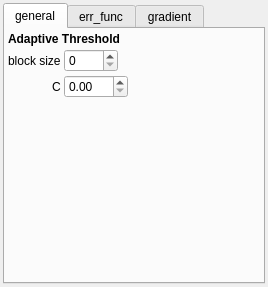
<?xml version="1.0" encoding="UTF-8"?>
<ui version="4.0">
 <class>GridfitterParamsWidget</class>
 <widget class="QWidget" name="GridfitterParamsWidget">
  <property name="geometry">
   <rect>
    <x>0</x>
    <y>0</y>
    <width>268</width>
    <height>287</height>
   </rect>
  </property>
  <property name="sizePolicy">
   <sizepolicy hsizetype="Preferred" vsizetype="Preferred">
    <horstretch>0</horstretch>
    <verstretch>0</verstretch>
   </sizepolicy>
  </property>
  <property name="minimumSize">
   <size>
    <width>0</width>
    <height>0</height>
   </size>
  </property>
  <property name="windowTitle">
   <string>Form</string>
  </property>
  <layout class="QVBoxLayout" name="verticalLayout_3">
   <property name="spacing">
    <number>3</number>
   </property>
   <property name="leftMargin">
    <number>3</number>
   </property>
   <property name="topMargin">
    <number>3</number>
   </property>
   <property name="rightMargin">
    <number>3</number>
   </property>
   <property name="bottomMargin">
    <number>3</number>
   </property>
   <item>
    <widget class="QTabWidget" name="tabWidget">
     <property name="enabled">
      <bool>true</bool>
     </property>
     <property name="sizePolicy">
      <sizepolicy hsizetype="Preferred" vsizetype="Preferred">
       <horstretch>0</horstretch>
       <verstretch>0</verstretch>
      </sizepolicy>
     </property>
     <property name="currentIndex">
      <number>0</number>
     </property>
     <property name="usesScrollButtons">
      <bool>true</bool>
     </property>
     <widget class="QWidget" name="tab_2">
      <attribute name="title">
       <string>general</string>
      </attribute>
      <layout class="QFormLayout" name="formLayout">
       <property name="fieldGrowthPolicy">
        <enum>QFormLayout::FieldsStayAtSizeHint</enum>
       </property>
       <property name="labelAlignment">
        <set>Qt::AlignRight|Qt::AlignTrailing|Qt::AlignVCenter</set>
       </property>
       <property name="formAlignment">
        <set>Qt::AlignRight|Qt::AlignTop|Qt::AlignTrailing</set>
       </property>
       <property name="horizontalSpacing">
        <number>3</number>
       </property>
       <property name="verticalSpacing">
        <number>3</number>
       </property>
       <property name="leftMargin">
        <number>3</number>
       </property>
       <property name="topMargin">
        <number>3</number>
       </property>
       <property name="rightMargin">
        <number>3</number>
       </property>
       <property name="bottomMargin">
        <number>3</number>
       </property>
       <item row="0" column="0" colspan="2">
        <widget class="QLabel" name="label_5">
         <property name="font">
          <font>
           <weight>75</weight>
           <bold>true</bold>
          </font>
         </property>
         <property name="text">
          <string>Adaptive Threshold</string>
         </property>
        </widget>
       </item>
       <item row="1" column="0">
        <widget class="QLabel" name="label_4">
         <property name="text">
          <string>block size</string>
         </property>
        </widget>
       </item>
       <item row="1" column="1">
        <widget class="QSpinBox" name="adaptive_block_size">
         <property name="maximum">
          <number>1000</number>
         </property>
        </widget>
       </item>
       <item row="2" column="0">
        <widget class="QLabel" name="label_3">
         <property name="text">
          <string>C</string>
         </property>
        </widget>
       </item>
       <item row="2" column="1">
        <widget class="QDoubleSpinBox" name="adaptive_c">
         <property name="maximum">
          <double>100.000000000000000</double>
         </property>
        </widget>
       </item>
      </layout>
     </widget>
     <widget class="QWidget" name="tab">
      <attribute name="title">
       <string>err_func</string>
      </attribute>
      <layout class="QFormLayout" name="formLayout_2">
       <property name="horizontalSpacing">
        <number>3</number>
       </property>
       <property name="verticalSpacing">
        <number>3</number>
       </property>
       <property name="leftMargin">
        <number>3</number>
       </property>
       <property name="topMargin">
        <number>3</number>
       </property>
       <property name="rightMargin">
        <number>3</number>
       </property>
       <property name="bottomMargin">
        <number>3</number>
       </property>
       <item row="0" column="0">
        <widget class="QLabel" name="label_7">
         <property name="text">
          <string>alpha inner</string>
         </property>
        </widget>
       </item>
       <item row="0" column="1">
        <widget class="QDoubleSpinBox" name="err_func_alpha_inner">
         <property name="decimals">
          <number>1</number>
         </property>
         <property name="maximum">
          <double>100.000000000000000</double>
         </property>
        </widget>
       </item>
       <item row="1" column="0">
        <widget class="QLabel" name="label_2">
         <property name="text">
          <string>alpha outer</string>
         </property>
        </widget>
       </item>
       <item row="1" column="1">
        <widget class="QDoubleSpinBox" name="err_func_alpha_outer">
         <property name="decimals">
          <number>1</number>
         </property>
         <property name="maximum">
          <double>100.000000000000000</double>
         </property>
        </widget>
       </item>
       <item row="2" column="0">
        <widget class="QLabel" name="label">
         <property name="text">
          <string>alpha variance</string>
         </property>
        </widget>
       </item>
       <item row="2" column="1">
        <widget class="QDoubleSpinBox" name="err_func_alpha_variance">
         <property name="decimals">
          <number>1</number>
         </property>
         <property name="maximum">
          <double>100.000000000000000</double>
         </property>
        </widget>
       </item>
       <item row="3" column="0">
        <widget class="QLabel" name="label_15">
         <property name="text">
          <string>alpha inner edge</string>
         </property>
        </widget>
       </item>
       <item row="3" column="1">
        <widget class="QDoubleSpinBox" name="err_func_alpha_inner_edge">
         <property name="decimals">
          <number>1</number>
         </property>
         <property name="maximum">
          <double>100.000000000000000</double>
         </property>
        </widget>
       </item>
       <item row="4" column="0">
        <widget class="QLabel" name="label_16">
         <property name="text">
          <string>alpha outer edge</string>
         </property>
        </widget>
       </item>
       <item row="4" column="1">
        <widget class="QDoubleSpinBox" name="err_func_alpha_outer_edge">
         <property name="decimals">
          <number>1</number>
         </property>
         <property name="maximum">
          <double>100.000000000000000</double>
         </property>
        </widget>
       </item>
      </layout>
     </widget>
     <widget class="QWidget" name="tab_3">
      <attribute name="title">
       <string>gradient</string>
      </attribute>
      <layout class="QFormLayout" name="formLayout_3">
       <property name="horizontalSpacing">
        <number>3</number>
       </property>
       <property name="verticalSpacing">
        <number>3</number>
       </property>
       <property name="leftMargin">
        <number>3</number>
       </property>
       <property name="topMargin">
        <number>3</number>
       </property>
       <property name="rightMargin">
        <number>3</number>
       </property>
       <property name="bottomMargin">
        <number>3</number>
       </property>
       <item row="0" column="0">
        <widget class="QLabel" name="label_19">
         <property name="text">
          <string>alpha</string>
         </property>
        </widget>
       </item>
       <item row="0" column="1">
        <widget class="QDoubleSpinBox" name="alpha">
         <property name="maximum">
          <double>100.000000000000000</double>
         </property>
        </widget>
       </item>
       <item row="1" column="0">
        <widget class="QLabel" name="label_18">
         <property name="text">
          <string>eps scale</string>
         </property>
        </widget>
       </item>
       <item row="1" column="1">
        <widget class="QDoubleSpinBox" name="eps_scale">
         <property name="maximum">
          <double>100.000000000000000</double>
         </property>
        </widget>
       </item>
       <item row="2" column="0">
        <widget class="QLabel" name="label_17">
         <property name="text">
          <string>eps pos</string>
         </property>
        </widget>
       </item>
       <item row="2" column="1">
        <widget class="QSpinBox" name="eps_pos">
         <property name="maximum">
          <number>100</number>
         </property>
        </widget>
       </item>
       <item row="3" column="0">
        <widget class="QLabel" name="label_14">
         <property name="text">
          <string>eps angle</string>
         </property>
        </widget>
       </item>
       <item row="3" column="1">
        <widget class="QDoubleSpinBox" name="eps_angle">
         <property name="maximum">
          <double>100.000000000000000</double>
         </property>
        </widget>
       </item>
       <item row="4" column="0">
        <widget class="QLabel" name="label_10">
         <property name="text">
          <string>err threshold</string>
         </property>
        </widget>
       </item>
       <item row="4" column="1">
        <widget class="QDoubleSpinBox" name="gradient_threshold">
         <property name="maximum">
          <double>100.000000000000000</double>
         </property>
        </widget>
       </item>
       <item row="5" column="0">
        <widget class="QLabel" name="label_11">
         <property name="text">
          <string>num initial</string>
         </property>
        </widget>
       </item>
       <item row="5" column="1">
        <widget class="QSpinBox" name="gradient_num_initial">
         <property name="maximum">
          <number>100</number>
         </property>
        </widget>
       </item>
       <item row="6" column="0">
        <widget class="QLabel" name="label_12">
         <property name="text">
          <string>num results</string>
         </property>
        </widget>
       </item>
       <item row="6" column="1">
        <widget class="QSpinBox" name="gradient_num_results">
         <property name="maximum">
          <number>100</number>
         </property>
        </widget>
       </item>
       <item row="7" column="0">
        <widget class="QLabel" name="label_13">
         <property name="text">
          <string>max iterations</string>
         </property>
        </widget>
       </item>
       <item row="7" column="1">
        <widget class="QSpinBox" name="gradient_max_iterations">
         <property name="maximum">
          <number>100</number>
         </property>
        </widget>
       </item>
      </layout>
     </widget>
    </widget>
   </item>
  </layout>
 </widget>
 <resources/>
 <connections/>
</ui>
